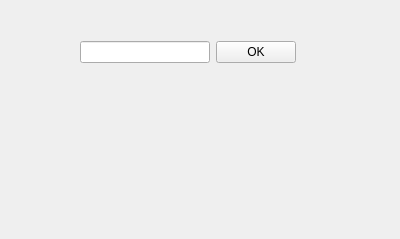
<?xml version="1.0" encoding="UTF-8"?>
<ui version="4.0">
 <class>Form</class>
 <widget class="QWidget" name="Form">
  <property name="geometry">
   <rect>
    <x>0</x>
    <y>0</y>
    <width>400</width>
    <height>239</height>
   </rect>
  </property>
  <property name="windowTitle">
   <string>Form</string>
  </property>
  <widget class="QWidget" name="">
   <property name="geometry">
    <rect>
     <x>80</x>
     <y>40</y>
     <width>216</width>
     <height>25</height>
    </rect>
   </property>
   <layout class="QHBoxLayout" name="horizontalLayout">
    <item>
     <widget class="QLineEdit" name="lineEdit"/>
    </item>
    <item>
     <widget class="QPushButton" name="pushButton">
      <property name="text">
       <string>OK</string>
      </property>
     </widget>
    </item>
   </layout>
  </widget>
 </widget>
 <resources/>
 <connections/>
</ui>
